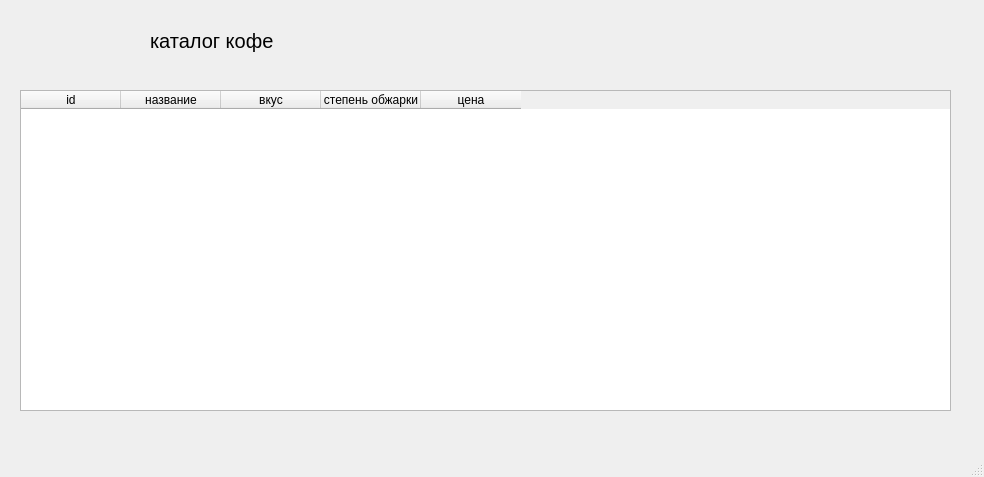
<?xml version="1.0" encoding="UTF-8"?>
<ui version="4.0">
 <class>MainWindow</class>
 <widget class="QMainWindow" name="MainWindow">
  <property name="geometry">
   <rect>
    <x>0</x>
    <y>0</y>
    <width>984</width>
    <height>477</height>
   </rect>
  </property>
  <property name="windowTitle">
   <string>MainWindow</string>
  </property>
  <widget class="QWidget" name="centralwidget">
   <widget class="QTableWidget" name="tableWidget">
    <property name="geometry">
     <rect>
      <x>20</x>
      <y>90</y>
      <width>931</width>
      <height>321</height>
     </rect>
    </property>
    <column>
     <property name="text">
      <string>id</string>
     </property>
    </column>
    <column>
     <property name="text">
      <string>название</string>
     </property>
    </column>
    <column>
     <property name="text">
      <string>вкус</string>
     </property>
    </column>
    <column>
     <property name="text">
      <string>степень обжарки</string>
     </property>
    </column>
    <column>
     <property name="text">
      <string>цена</string>
     </property>
    </column>
   </widget>
   <widget class="QLabel" name="label">
    <property name="geometry">
     <rect>
      <x>150</x>
      <y>20</y>
      <width>311</width>
      <height>41</height>
     </rect>
    </property>
    <property name="font">
     <font>
      <pointsize>15</pointsize>
     </font>
    </property>
    <property name="text">
     <string>каталог кофе</string>
    </property>
   </widget>
  </widget>
  <widget class="QMenuBar" name="menubar">
   <property name="geometry">
    <rect>
     <x>0</x>
     <y>0</y>
     <width>984</width>
     <height>22</height>
    </rect>
   </property>
  </widget>
  <widget class="QStatusBar" name="statusbar"/>
 </widget>
 <resources/>
 <connections/>
</ui>
